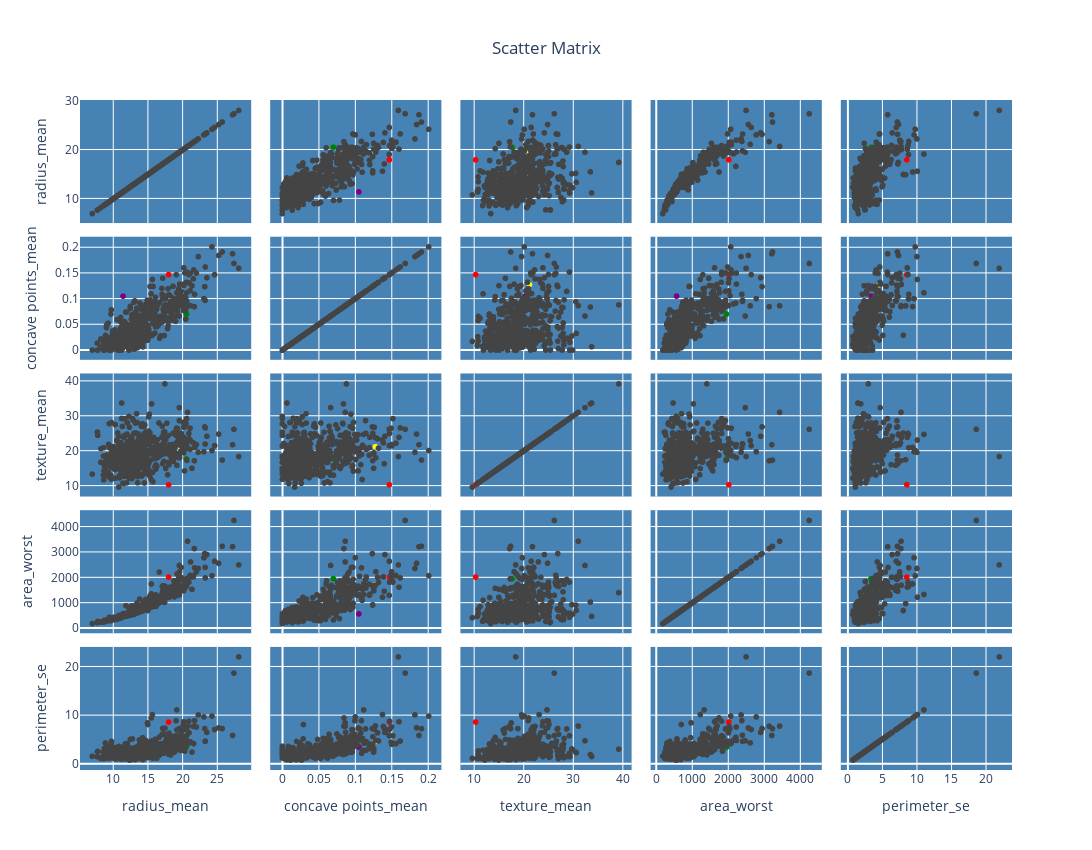

Source (notebook cell):
### Code cell
## Imports
import plotly.graph_objs as go
import pandas as pd
import random

# Load Data
data = pd.read_csv('./Data/data.csv')
data.sample(5)

def generate_plot(data):
    
    # 5 Random colunms
    random.seed(123)
    selected_cols = 5
    cols = random.sample(list(data.columns[1:-1]), selected_cols)

    # Inputs for plot
    dimensions = [dict(label=col, values=data[col]) for col in cols]
    colors = ['red', 'green', 'yellow', 'purple']

    # Plot
    fig = go.Figure(data=
        go.Splom(dimensions=dimensions, marker=dict(color=colors))
    )

    # layout
    fig.update_layout(
        title={'text': 'Scatter Matrix',
                'y': 0.95,
                'x' : 0.5,},
        width=1200,
        height= 850,
        plot_bgcolor = 'steelblue'
    )
    return fig

generate_plot(data)

### Figure 1 — Plotly figure (JSON) as saved in the notebook; plotly's stock layout.template omitted (floating-point values rounded to 4 significant figures; data arrays with more than 128 entries replaced by an {"elided": "..."} marker saying what was removed)
{"data": [{"dimensions": [{"label": "radius_mean", "values": {"elided": "569 float values"}}, {"label": "concave points_mean", "values": {"elided": "569 float values"}}, {"label": "texture_mean", "values": {"elided": "569 float values"}}, {"label": "area_worst", "values": {"elided": "569 float values"}}, {"label": "perimeter_se", "values": {"elided": "569 float values"}}], "marker": {"color": ["red", "green", "yellow", "purple"]}, "type": "splom"}], "layout": {"height": 850, "plot_bgcolor": "steelblue", "title": {"text": "Scatter Matrix", "x": 0.5, "y": 0.95}, "width": 1200}}
